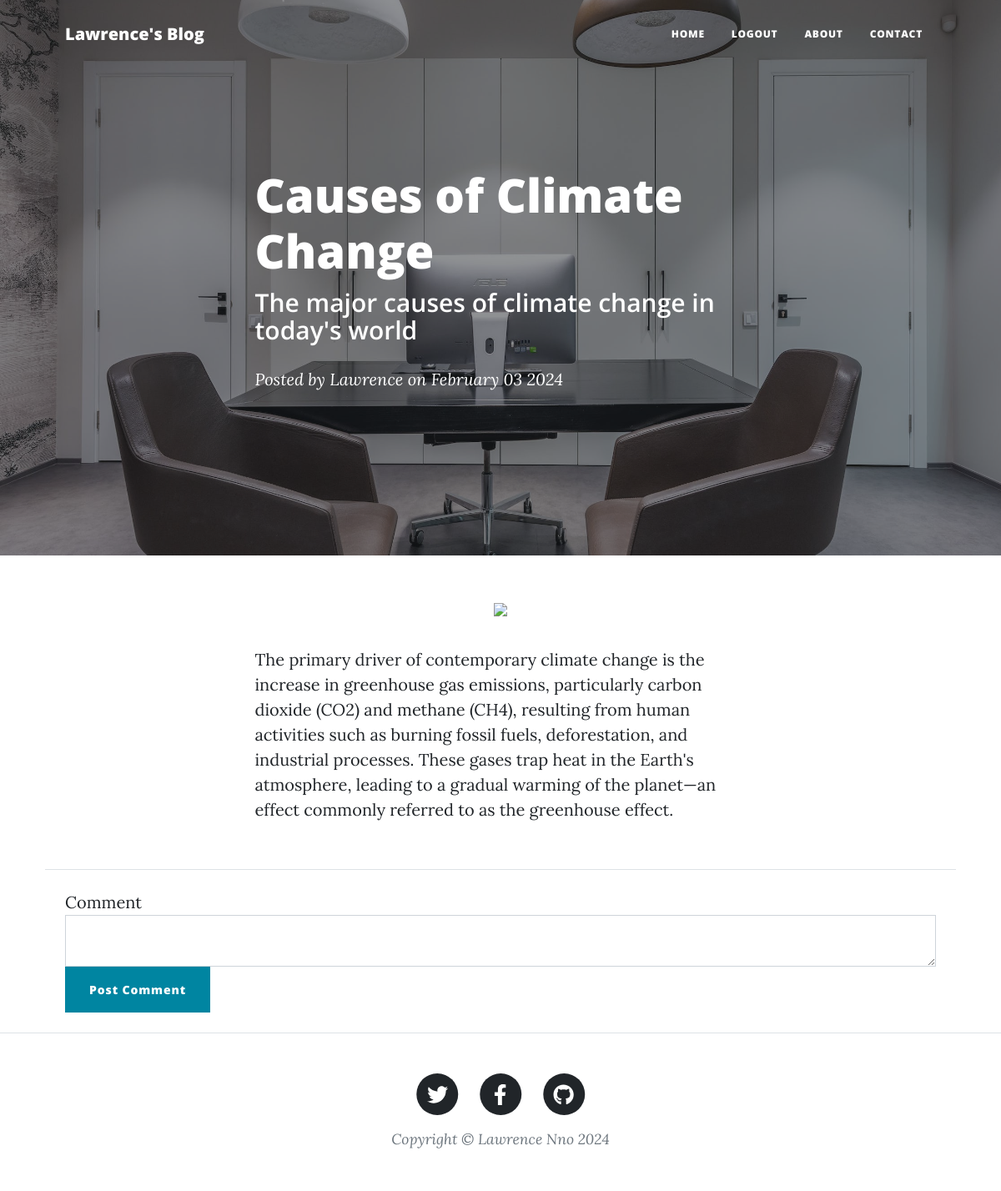
Page /post/3 (signed in) on the committed database.
### database.py (models this page shows)
class Blogposts(db.Model):
    id: Mapped[int] = mapped_column(primary_key=True)
    title: Mapped[str] = mapped_column(unique=True, nullable=False)
    subtitle: Mapped[str] = mapped_column(nullable=False)
    date: Mapped[str] = mapped_column(nullable=False)
    body: Mapped[str] = mapped_column(nullable=False)
    img_url: Mapped[str] = mapped_column(nullable=False)
    author_id: Mapped[int] = mapped_column(ForeignKey("users.id"))
    author: Mapped[str] = relationship("Users", back_populates="blogposts")
    comments: Mapped[str] = relationship("Comment", back_populates="original_post")

class Users(db.Model, UserMixin):
    id: Mapped[int] = mapped_column(primary_key=True)
    email: Mapped[str] = mapped_column(unique=True, nullable=False)
    password: Mapped[str] = mapped_column(nullable=False)
    name: Mapped[str] = mapped_column(nullable=False)
    blogposts: Mapped[str] = relationship("Blogposts", back_populates="author")
    comments: Mapped[str] = relationship("Comment", back_populates="comment_poster")

### main.py (the view, shortened to what this page needs)
@app.route('/post/<int:num>', methods=["GET", "POST"])
def get_post(num):
    comment_form = CommentForm()
    all_posts = db.session.query(Blogposts).all()
    for blog_post in all_posts:
        if blog_post.id == num:
            requested_post = blog_post
    all_comments = db.session.query(Comment).filter_by(original_post_id=requested_post.id)
    return render_template('post.html', num=num, post=requested_post, year=current_year,
                           logged_in=current_user.is_authenticated, form=comment_form, comments=all_comments,
                           gravatar_url=gravatar_url)

### form.py
class CommentForm(FlaskForm):
    comment = CKEditorField(label="Comment", validators=[DataRequired()])
    submit = SubmitField(label="Post Comment")

### main.py (called while the page is built)
@login_manager.user_loader
def load_user(user_id):
    return db.session.execute(db.select(Users).where(Users.id == user_id)).scalar()

### templates/post.html (shortened to what this page needs)
{% include 'header.html' ignore missing %}
{% import 'bootstrap/wtf.html' as wtf %}
        <header class="masthead" style="background-image: url('{{ url_for('static', filename='assets/img/post-bg.jpg') }}')">
            <div class="container position-relative px-4 px-lg-5">
                <div class="row gx-4 gx-lg-5 justify-content-center">
                    <div class="col-md-10 col-lg-8 col-xl-7">
                        <div class="post-heading">
                            <h1>{{ post.title }}</h1>
                            <h2 class="subheading">{{ post.subtitle }}</h2>
                            <span class="meta">
                                Posted by
                                <a href="#!">{{ post.author.name }}</a>
                                on {{ post.date }}
                            </span>
                        </div>
                    </div>
                </div>
            </div>
        </header>
        <article class="mb-4">
            <div class="container px-4 px-lg-5">
                <div class="row gx-4 gx-lg-5 justify-content-center">
                    <div class="col-md-10 col-lg-8 col-xl-7">
                        <div class="image-holder"><img src="{{ post.img_url }}"></div>
                        <p>{{ post.body | safe }}</p>
                    </div>
                    <hr class="my-4" />
                    <div class="post-preview">
                        {{ wtf.quick_form(form, button_map={"submit":"primary"}) }}
                    </div>
                </div>
            </div>
        </article>
        {% include 'footer.html' ignore missing %}

### rows in the picture
Blogposts: title "Causes of Climate Change", subtitle "The major causes of climate change in today's world", date "February 03 2024", body "The primary driver of contemporary climate change is the increase in greenhouse gas emissions, particularly carbon dioxide (CO2) and methane (CH4), resulting from human activities such as burning fossil fuels, deforestation, and industrial processes. These gases trap heat in the Earth's atmosphere, leading to a gradual warming of the planet—an effect commonly referred to as the greenhouse effect."
Users: author.name "Lawrence"

### other values in the picture
{{ year }} "2024"
